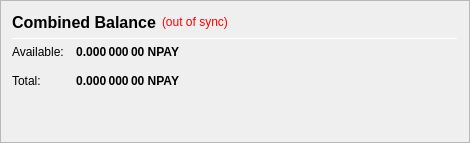
                   <widget class="QFrame" name="frame_CombinedBalances">
                    <property name="minimumSize">
                     <size>
                      <width>470</width>
                      <height>0</height>
                     </size>
                    </property>
                    <property name="frameShape">
                     <enum>QFrame::StyledPanel</enum>
                    </property>
                    <property name="frameShadow">
                     <enum>QFrame::Raised</enum>
                    </property>
                    <layout class="QVBoxLayout" name="verticalLayout_5">
                     <item>
                      <layout class="QHBoxLayout" name="horizontalLayout_5" stretch="0,0,0">
                       <item>
                        <widget class="QLabel" name="label_5z">
                         <property name="minimumSize">
                          <size>
                           <width>0</width>
                           <height>20</height>
                          </size>
                         </property>
                         <property name="font">
                          <font>
                           <pointsize>12</pointsize>
                           <weight>75</weight>
                           <bold>true</bold>
                          </font>
                         </property>
                         <property name="toolTip">
                          <string>Combined Balance (including unconfirmed and immature coins)</string>
                         </property>
                         <property name="text">
                          <string>Combined Balance</string>
                         </property>
                        </widget>
                       </item>
                       <item>
                        <widget class="QLabel" name="labelWalletStatus">
                         <property name="cursor">
                          <cursorShape>WhatsThisCursor</cursorShape>
                         </property>
                         <property name="toolTip">
                          <string>The displayed information may be out of date. Your wallet automatically synchronizes with the NPAYNETWORK network after a connection is established, but this process has not completed yet.</string>
                         </property>
                         <property name="styleSheet">
                          <string notr="true">QLabel { color: red; }</string>
                         </property>
                         <property name="text">
                          <string notr="true">(out of sync)</string>
                         </property>
                         <property name="alignment">
                          <set>Qt::AlignLeading|Qt::AlignLeft|Qt::AlignVCenter</set>
                         </property>
                        </widget>
                       </item>
                       <item>
                        <spacer name="horizontalSpacer_1">
                         <property name="orientation">
                          <enum>Qt::Horizontal</enum>
                         </property>
                         <property name="sizeHint" stdset="0">
                          <size>
                           <width>40</width>
                           <height>20</height>
                          </size>
                         </property>
                        </spacer>
                       </item>
                      </layout>
                     </item>
                     <item>
                      <widget class="Line" name="line_CombinedBalance">
                       <property name="minimumSize">
                        <size>
                         <width>0</width>
                         <height>1</height>
                        </size>
                       </property>
                       <property name="maximumSize">
                        <size>
                         <width>16777215</width>
                         <height>1</height>
                        </size>
                       </property>
                       <property name="orientation">
                        <enum>Qt::Horizontal</enum>
                       </property>
                      </widget>
                     </item>
                     <item>
                      <layout class="QGridLayout" name="gridLayout_3">
                       <property name="spacing">
                        <number>12</number>
                       </property>
                       <item row="1" column="0">
                        <widget class="QLabel" name="labelBalanceTextz">
                         <property name="text">
                          <string>Available:</string>
                         </property>
                        </widget>
                       </item>
                       <item row="1" column="1">
                        <widget class="QLabel" name="labelBalancez">
                         <property name="font">
                          <font>
                           <weight>75</weight>
                           <bold>true</bold>
                          </font>
                         </property>
                         <property name="cursor">
                          <cursorShape>IBeamCursor</cursorShape>
                         </property>
                         <property name="toolTip">
                          <string>Your current spendable balance</string>
                         </property>
                         <property name="text">
                          <string notr="true">0.000 000 00 NPAY</string>
                         </property>
                         <property name="alignment">
                          <set>Qt::AlignRight|Qt::AlignTrailing|Qt::AlignVCenter</set>
                         </property>
                         <property name="textInteractionFlags">
                          <set>Qt::LinksAccessibleByMouse|Qt::TextSelectableByKeyboard|Qt::TextSelectableByMouse</set>
                         </property>
                        </widget>
                       </item>
                       <item row="2" column="0">
                        <widget class="QLabel" name="labelTotalTextz">
                         <property name="text">
                          <string>Total:</string>
                         </property>
                        </widget>
                       </item>
                       <item row="2" column="1">
                        <widget class="QLabel" name="labelTotalz">
                         <property name="font">
                          <font>
                           <weight>75</weight>
                           <bold>true</bold>
                          </font>
                         </property>
                         <property name="cursor">
                          <cursorShape>IBeamCursor</cursorShape>
                         </property>
                         <property name="toolTip">
                          <string>Total Balance, including all unavailable coins.</string>
                         </property>
                         <property name="text">
                          <string notr="true">0.000 000 00 NPAY</string>
                         </property>
                         <property name="alignment">
                          <set>Qt::AlignRight|Qt::AlignTrailing|Qt::AlignVCenter</set>
                         </property>
                         <property name="textInteractionFlags">
                          <set>Qt::LinksAccessibleByMouse|Qt::TextSelectableByKeyboard|Qt::TextSelectableByMouse</set>
                         </property>
                        </widget>
                       </item>
                       <item row="2" column="3">
                        <spacer name="horizontalSpacer_2">
                         <property name="orientation">
                          <enum>Qt::Horizontal</enum>
                         </property>
                         <property name="sizeHint" stdset="0">
                          <size>
                           <width>40</width>
                           <height>20</height>
                          </size>
                         </property>
                        </spacer>
                       </item>
                      </layout>
                     </item>
                     <item>
                      <spacer name="verticalSpacer_1">
                       <property name="orientation">
                        <enum>Qt::Vertical</enum>
                       </property>
                       <property name="sizeHint" stdset="0">
                        <size>
                         <width>20</width>
                         <height>40</height>
                        </size>
                       </property>
                      </spacer>
                     </item>
                    </layout>
                   </widget>
